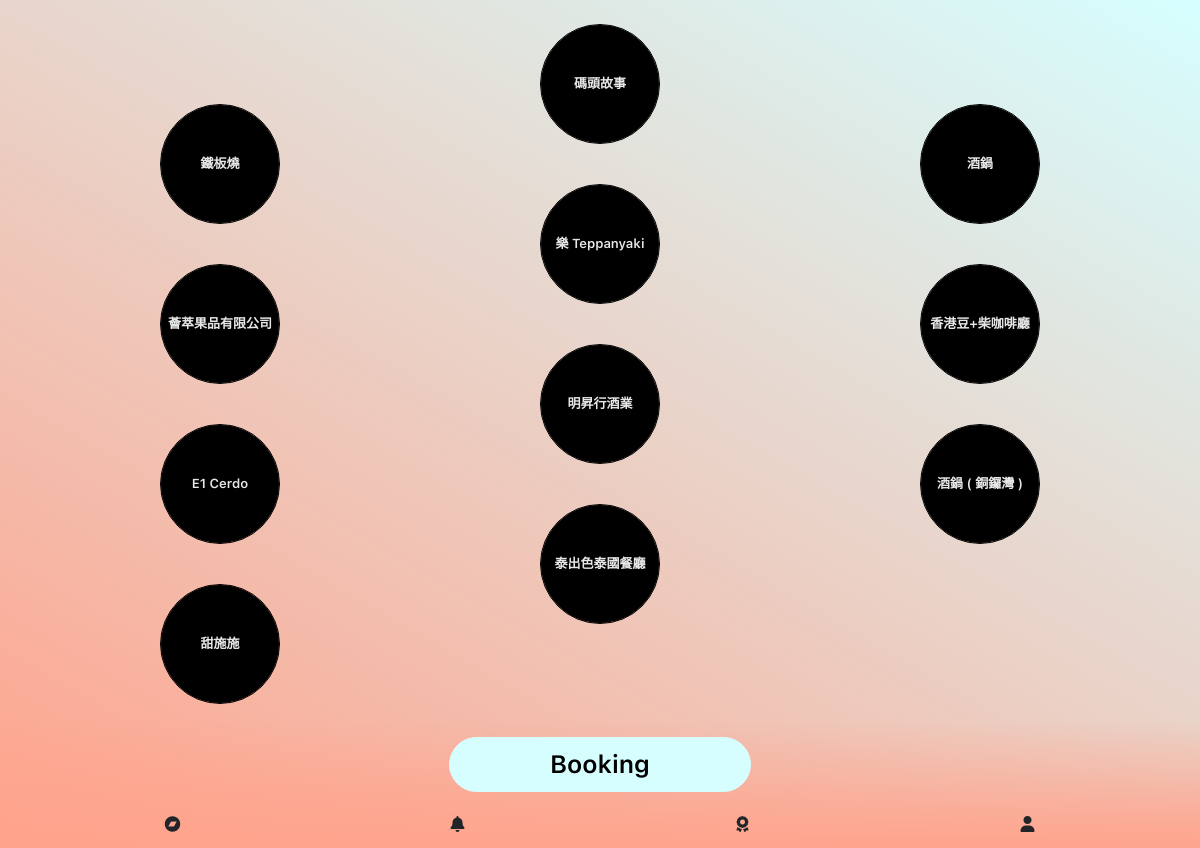
The page / on the database its author committed.
### tables this page shows
CREATE TABLE `restaurant` (
  `id` int(11) NOT NULL,
  `name` varchar(100) NOT NULL,
  `brand` varchar(150) NOT NULL,
  `number` varchar(150) NOT NULL,
  `address` varchar(500) NOT NULL,
  `image` varchar(250) NOT NULL,
  `status` int(11) NOT NULL DEFAULT 1,
  `updated_at` timestamp NOT NULL DEFAULT current_timestamp() ON UPDATE current_timestamp()
);

### admin/includes/dbController.php (called while the page is built, shortened)
<?php
class DBController {
    private $host = "localhost";
    private $user = "root";
    private $password = "";
    private $database = "restaurents";
    private $conn;
    function __construct() {
        $this->conn = $this->connectDB();
    }
    function connectDB() {
        $conn = mysqli_connect($this->host,$this->user,$this->password,$this->database);
        return $conn;
    }
    function runQuery($query) {
        $result = mysqli_query($this->conn,$query);
        while($row=mysqli_fetch_assoc($result)) {
            $resultset[] = $row;
        }
        if(!empty($resultset))
            return $resultset;
    }
    function numRows($query) {
        $result  = mysqli_query($this->conn,$query);
        $rowcount = mysqli_num_rows($result);
        return $rowcount;
    }
}

### includes/db-configure.php (called while the page is built)
<?php
require_once("admin/includes/dbController.php");
$db_handle = new DBController();
require_once("admin/includes/send_report.php");

### admin/includes/send_report.php (called while the page is built, shortened)
<?php
$daily_report = $db_handle->runQuery("SELECT * FROM `daily_report` order by id desc");
$monthly_report = $db_handle->runQuery("SELECT * FROM `monthly_report` order by id desc");

### index.php (the view, shortened to what this page needs)
<?php
require_once('includes/db-configure.php');
?>
<!doctype html>
<html lang="en">
<head>
    <link href="assets/vendors/bootstrap/css/bootstrap.min.css" rel="stylesheet"/>
    <link rel="stylesheet" href="assets/vendors/font-awesome/css/all.min.css"/>
    <link rel='stylesheet' href='assets/vendors/swiper/css/swiper.min.css'>
    <link rel='stylesheet' href='assets/css/style.css'>
</head>
<body>
<section class="container mt-3 pt-2 mb-5 pb-5">
    <?php
    $restaurant_data = $db_handle->runQuery("SELECT * FROM restaurant where status=1 order by id desc");
    $row_count = $db_handle->numRows("SELECT * FROM restaurant where status=1 order by id desc");
    $c = 0;
    for ($i = 0; $i < $row_count; $i++) {
        ?>
        <?php if ($i == 0) { ?>
            <div class="row <?php if ($i + 1 == $row_count) {
                echo 'mb-5';
            } ?> ">
                <div class="col-4 d-flex justify-content-center justify-content-center">
                </div>
                <div class="col-4 d-flex justify-content-center justify-content-center img-text">
                    <img src="<?php echo $restaurant_data[$i]["image"]; ?>" class="rounded-circle product-image">
                    <div class="centered">
                        <a href="Product?restaurant_id=<?php echo $restaurant_data[$i]["id"]; ?>"
                           class="product-link"><?php echo $restaurant_data[$i]["brand"]; ?></a>
                    </div>
                </div>
                <div class="col-4 d-flex justify-content-center justify-content-center">
                </div>
            </div>
        <?php } else if ($c == 0) {
            $c = 1;
            ?>
            <div class="row product-margin <?php if ($i + 1 == $row_count) {
                echo 'mb-5';
            } ?> ">
                <div class="col-4 d-flex justify-content-center justify-content-center img-text">
                    <img src="<?php echo $restaurant_data[$i]["image"]; ?>" class="rounded-circle product-image">
                    <div class="centered">
                        <a href="Product?restaurant_id=<?php echo $restaurant_data[$i]["id"]; ?>"
                           class="product-link"><?php echo $restaurant_data[$i]["brand"]; ?></a>
                    </div>
                </div>
                <div class="col-4 d-flex justify-content-center justify-content-center">
                    <?php $i++; ?>
                </div>
                <div class="col-4 d-flex justify-content-center justify-content-center img-text">
                    <?php if ($i < $row_count) { ?>
                        <img src="<?php echo $restaurant_data[$i]["image"]; ?>" class="rounded-circle product-image">
                        <div class="centered">
                            <a href="Product?restaurant_id=<?php echo $restaurant_data[$i]["id"]; ?>"
                               class="product-link"><?php echo $restaurant_data[$i]["brand"]; ?></a>
                        </div>
                    <?php } ?>
                </div>
            </div>
            <?php
        } else {
            $c = 0;
            ?>
            <div class="row product-margin <?php if ($i + 1 == $row_count) {
                echo 'mb-5';
            } ?> ">
                <div class="col-4 d-flex justify-content-center justify-content-center">
                </div>
                <div class="col-4 d-flex justify-content-center justify-content-center img-text">
                    <img src="<?php echo $restaurant_data[$i]["image"]; ?>" class="rounded-circle product-image">
                    <div class="centered">
                        <a href="Product?restaurant_id=<?php echo $restaurant_data[$i]["id"]; ?>"
                           class="product-link"><?php echo $restaurant_data[$i]["brand"]; ?></a>
                    </div>
                </div>
                <div class="col-4 d-flex justify-content-center justify-content-center">
                </div>
            </div>
        <?php } ?>
        <?php
    }
    ?>
</section>
<footer class="fixed-bottom pb-3 pt-3 bg-custom">
    <div class="container">
        <div class="d-flex justify-content-center align-items-center">
            <button type="button" class="btn btn-info btn-lg custom-button" onclick="window.location.href='Booking'">
                Booking
            </button>
        </div>
        <div class="row mt-4">
            <div class="col-3 d-flex justify-content-center align-items-center">
                <i class="fa-brands fa-bandcamp"></i>
            </div>
            <div class="col-3 d-flex justify-content-center align-items-center">
                <i class="fa-solid fa-bell"></i>
            </div>
            <div class="col-3 d-flex justify-content-center align-items-center">
                <i class="fa-solid fa-award"></i>
            </div>
            <div class="col-3 d-flex justify-content-center align-items-center">
                <i class="fa-solid fa-user"></i>
            </div>
        </div>
    </div>
</footer>
</body>
</html>

### assets/css/style.css (style rules this page uses)
body { background-image: linear-gradient(210deg, #d6feff, #ffa38c); height: 100%; margin: 0; background-repeat: no-repeat; background-attachment: fixed; }
.bg-custom { background: linear-gradient(180deg, #fbfbfb00, #ffa38c); }
.product-image { height: 120px; width: 120px; border: 1px solid black; }
.img-text { position: relative; text-align: center; color: white; }
.centered { font-family: 'sf-pro-semibold'; position: absolute; top: 50%; left: 50%; transform: translate(-50%, -50%); font-size: 13px; font-weight: bold; width: 120px; }
.product-link { text-decoration: none; color: #e7e7e7; }
.product-margin { margin-top: -40px; }
.custom-button { font-family: 'sf-pro-semibold'; background-color: #d6feff; border-color: #d6feff; border-radius: 35px; font-size: 25px; color: black; padding: 8px 100px; }

### rows shown on the page
restaurant: image (picture), brand "碼頭故事"
restaurant: image (picture), brand "鐵板燒", restaurant.image (picture)
restaurant: brand "酒鍋"
restaurant: image (picture), brand "樂 Teppanyaki"
restaurant: image (picture), brand "薈萃果品有限公司", restaurant.image (picture)
restaurant: brand "香港豆+柴咖啡廳"
restaurant: image (picture), brand "明昇行酒業"
restaurant: image (picture), brand "E1 Cerdo", restaurant.image (picture)
restaurant: brand "酒鍋 ( 銅鑼灣 )"
restaurant: image (picture), brand "泰出色泰國餐廳"
restaurant: image (picture), brand "甜施施"
